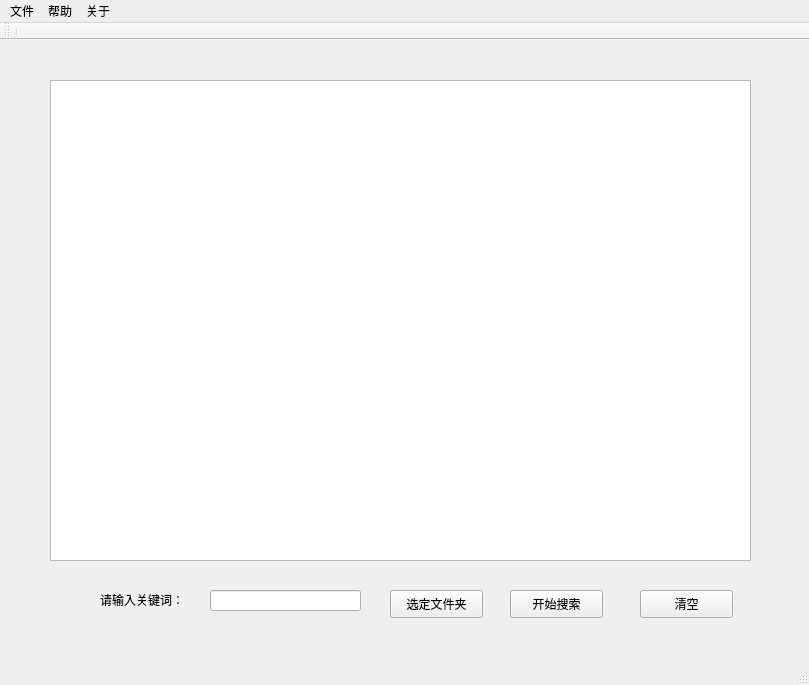
<?xml version="1.0" encoding="UTF-8"?>
<ui version="4.0">
 <class>MainWindow</class>
 <widget class="QMainWindow" name="MainWindow">
  <property name="geometry">
   <rect>
    <x>0</x>
    <y>0</y>
    <width>809</width>
    <height>685</height>
   </rect>
  </property>
  <property name="maximumSize">
   <size>
    <width>16777215</width>
    <height>16777209</height>
   </size>
  </property>
  <property name="sizeIncrement">
   <size>
    <width>0</width>
    <height>0</height>
   </size>
  </property>
  <property name="windowTitle">
   <string>MainWindow</string>
  </property>
  <property name="locale">
   <locale language="Cherokee" country="UnitedStates"/>
  </property>
  <widget class="QWidget" name="centralWidget">
   <widget class="QPushButton" name="pushButton">
    <property name="geometry">
     <rect>
      <x>390</x>
      <y>550</y>
      <width>93</width>
      <height>28</height>
     </rect>
    </property>
    <property name="text">
     <string>选定文件夹</string>
    </property>
   </widget>
   <widget class="QPushButton" name="pushButton_2">
    <property name="geometry">
     <rect>
      <x>510</x>
      <y>550</y>
      <width>93</width>
      <height>28</height>
     </rect>
    </property>
    <property name="text">
     <string>开始搜索</string>
    </property>
   </widget>
   <widget class="QTextEdit" name="textEdit">
    <property name="geometry">
     <rect>
      <x>50</x>
      <y>40</y>
      <width>701</width>
      <height>481</height>
     </rect>
    </property>
   </widget>
   <widget class="QLabel" name="label">
    <property name="geometry">
     <rect>
      <x>100</x>
      <y>550</y>
      <width>101</width>
      <height>20</height>
     </rect>
    </property>
    <property name="text">
     <string>请输入关键词：</string>
    </property>
   </widget>
   <widget class="QLineEdit" name="lineEdit">
    <property name="geometry">
     <rect>
      <x>210</x>
      <y>550</y>
      <width>151</width>
      <height>21</height>
     </rect>
    </property>
   </widget>
   <widget class="QPushButton" name="pushButton_3">
    <property name="geometry">
     <rect>
      <x>640</x>
      <y>550</y>
      <width>93</width>
      <height>28</height>
     </rect>
    </property>
    <property name="text">
     <string>清空</string>
    </property>
   </widget>
  </widget>
  <widget class="QToolBar" name="toolBar">
   <property name="windowTitle">
    <string>toolBar</string>
   </property>
   <attribute name="toolBarArea">
    <enum>TopToolBarArea</enum>
   </attribute>
   <attribute name="toolBarBreak">
    <bool>false</bool>
   </attribute>
   <addaction name="separator"/>
  </widget>
  <widget class="QMenuBar" name="menuBar">
   <property name="geometry">
    <rect>
     <x>0</x>
     <y>0</y>
     <width>809</width>
     <height>26</height>
    </rect>
   </property>
   <widget class="QMenu" name="menu">
    <property name="title">
     <string>文件</string>
    </property>
    <addaction name="actiondakai"/>
    <addaction name="actionguanbi"/>
    <addaction name="actiontuichu"/>
   </widget>
   <widget class="QMenu" name="menu_2">
    <property name="title">
     <string>帮助</string>
    </property>
    <addaction name="actionshiyongshuoming"/>
   </widget>
   <widget class="QMenu" name="menu_3">
    <property name="title">
     <string>关于</string>
    </property>
    <addaction name="actionguanyu"/>
   </widget>
   <addaction name="menu"/>
   <addaction name="menu_2"/>
   <addaction name="menu_3"/>
  </widget>
  <widget class="QStatusBar" name="statusBar"/>
  <action name="actiondakai">
   <property name="icon">
    <iconset resource="my_pic.qrc">
     <normaloff>:/pic/source/icon/Open.png</normaloff>:/pic/source/icon/Open.png</iconset>
   </property>
   <property name="text">
    <string>打开</string>
   </property>
  </action>
  <action name="actionguanbi">
   <property name="icon">
    <iconset resource="my_pic.qrc">
     <normaloff>:/pic/source/icon/Save.png</normaloff>:/pic/source/icon/Save.png</iconset>
   </property>
   <property name="text">
    <string>保存</string>
   </property>
   <property name="iconText">
    <string>baocun</string>
   </property>
   <property name="toolTip">
    <string>baocun</string>
   </property>
   <property name="shortcutContext">
    <enum>Qt::WidgetShortcut</enum>
   </property>
  </action>
  <action name="actiontuichu">
   <property name="icon">
    <iconset resource="my_pic.qrc">
     <normaloff>:/pic/source/icon/Close.png</normaloff>:/pic/source/icon/Close.png</iconset>
   </property>
   <property name="text">
    <string>退出</string>
   </property>
  </action>
  <action name="actionshiyongshuoming">
   <property name="icon">
    <iconset resource="my_pic.qrc">
     <normaloff>:/pic/source/icon/About.png</normaloff>:/pic/source/icon/About.png</iconset>
   </property>
   <property name="text">
    <string>使用说明</string>
   </property>
  </action>
  <action name="actionguanyu">
   <property name="icon">
    <iconset resource="my_pic.qrc">
     <normaloff>:/pic/source/icon/contact.png</normaloff>:/pic/source/icon/contact.png</iconset>
   </property>
   <property name="text">
    <string>关于我们</string>
   </property>
  </action>
 </widget>
 <resources>
  <include location="my_pic.qrc"/>
 </resources>
 <connections/>
</ui>
